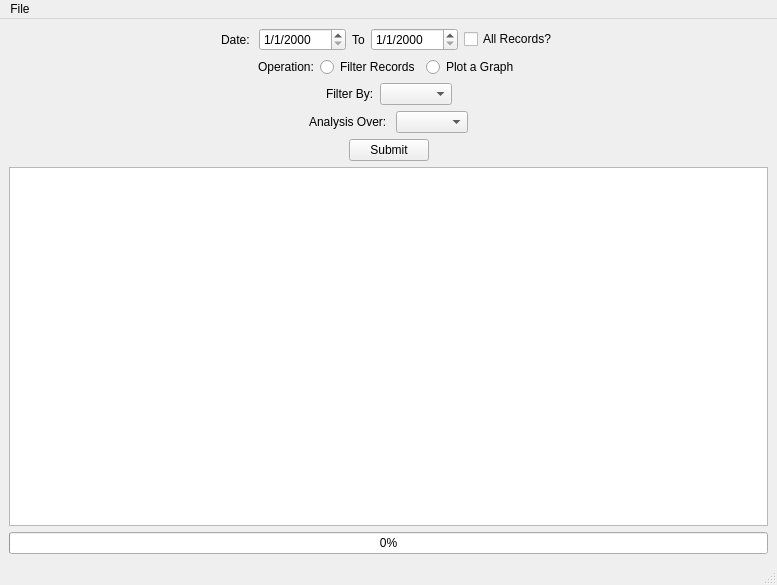
<?xml version="1.0" encoding="UTF-8"?>
<ui version="4.0">
 <class>MainWindow</class>
 <widget class="QMainWindow" name="MainWindow">
  <property name="geometry">
   <rect>
    <x>0</x>
    <y>0</y>
    <width>777</width>
    <height>585</height>
   </rect>
  </property>
  <property name="windowTitle">
   <string>NSWTrafficPenaltyAnalyser</string>
  </property>
  <property name="windowOpacity">
   <double>1.000000000000000</double>
  </property>
  <property name="autoFillBackground">
   <bool>false</bool>
  </property>
  <property name="tabShape">
   <enum>QTabWidget::Triangular</enum>
  </property>
  <widget class="QWidget" name="centralwidget">
   <layout class="QVBoxLayout" name="verticalLayout">
    <item>
     <layout class="QVBoxLayout" name="verticalLayout_2">
      <property name="sizeConstraint">
       <enum>QLayout::SetDefaultConstraint</enum>
      </property>
      <item>
       <layout class="QHBoxLayout" name="horizontalLayout">
        <property name="sizeConstraint">
         <enum>QLayout::SetDefaultConstraint</enum>
        </property>
        <item>
         <spacer name="horizontalSpacer">
          <property name="orientation">
           <enum>Qt::Horizontal</enum>
          </property>
          <property name="sizeHint" stdset="0">
           <size>
            <width>40</width>
            <height>20</height>
           </size>
          </property>
         </spacer>
        </item>
        <item>
         <widget class="QLabel" name="label">
          <property name="text">
           <string>Date: </string>
          </property>
         </widget>
        </item>
        <item alignment="Qt::AlignHCenter">
         <widget class="QDateEdit" name="startDateEdit">
          <property name="displayFormat">
           <string>d/M/yyyy</string>
          </property>
         </widget>
        </item>
        <item alignment="Qt::AlignHCenter">
         <widget class="QLabel" name="label_2">
          <property name="layoutDirection">
           <enum>Qt::LeftToRight</enum>
          </property>
          <property name="text">
           <string>To</string>
          </property>
         </widget>
        </item>
        <item alignment="Qt::AlignHCenter">
         <widget class="QDateEdit" name="endDateEdit">
          <property name="displayFormat">
           <string>d/M/yyyy</string>
          </property>
         </widget>
        </item>
        <item>
         <widget class="QCheckBox" name="allRecordsCB">
          <property name="text">
           <string>All Records?</string>
          </property>
         </widget>
        </item>
        <item>
         <spacer name="horizontalSpacer_2">
          <property name="orientation">
           <enum>Qt::Horizontal</enum>
          </property>
          <property name="sizeHint" stdset="0">
           <size>
            <width>40</width>
            <height>20</height>
           </size>
          </property>
         </spacer>
        </item>
       </layout>
      </item>
      <item>
       <layout class="QHBoxLayout" name="horizontalLayout_8">
        <item>
         <spacer name="horizontalSpacer_9">
          <property name="orientation">
           <enum>Qt::Horizontal</enum>
          </property>
          <property name="sizeHint" stdset="0">
           <size>
            <width>40</width>
            <height>20</height>
           </size>
          </property>
         </spacer>
        </item>
        <item>
         <widget class="QLabel" name="label_5">
          <property name="text">
           <string>Operation:</string>
          </property>
         </widget>
        </item>
        <item>
         <widget class="QRadioButton" name="filterRecord">
          <property name="text">
           <string>Filter Records</string>
          </property>
         </widget>
        </item>
        <item>
         <widget class="QRadioButton" name="plotGraph">
          <property name="text">
           <string>Plot a Graph</string>
          </property>
         </widget>
        </item>
        <item>
         <spacer name="horizontalSpacer_10">
          <property name="orientation">
           <enum>Qt::Horizontal</enum>
          </property>
          <property name="sizeHint" stdset="0">
           <size>
            <width>40</width>
            <height>20</height>
           </size>
          </property>
         </spacer>
        </item>
       </layout>
      </item>
      <item>
       <layout class="QHBoxLayout" name="filterByHL">
        <item>
         <spacer name="horizontalSpacer_3">
          <property name="orientation">
           <enum>Qt::Horizontal</enum>
          </property>
          <property name="sizeHint" stdset="0">
           <size>
            <width>40</width>
            <height>20</height>
           </size>
          </property>
         </spacer>
        </item>
        <item>
         <widget class="QLabel" name="label_3">
          <property name="text">
           <string>Filter By:</string>
          </property>
         </widget>
        </item>
        <item>
         <widget class="QComboBox" name="filterBySpin"/>
        </item>
        <item>
         <spacer name="horizontalSpacer_4">
          <property name="orientation">
           <enum>Qt::Horizontal</enum>
          </property>
          <property name="sizeHint" stdset="0">
           <size>
            <width>40</width>
            <height>20</height>
           </size>
          </property>
         </spacer>
        </item>
       </layout>
      </item>
      <item>
       <layout class="QHBoxLayout" name="analysisOverHL">
        <item>
         <spacer name="horizontalSpacer_5">
          <property name="orientation">
           <enum>Qt::Horizontal</enum>
          </property>
          <property name="sizeHint" stdset="0">
           <size>
            <width>40</width>
            <height>20</height>
           </size>
          </property>
         </spacer>
        </item>
        <item>
         <widget class="QLabel" name="label_4">
          <property name="text">
           <string>Analysis Over: </string>
          </property>
         </widget>
        </item>
        <item>
         <widget class="QComboBox" name="analysisOverSpin"/>
        </item>
        <item>
         <spacer name="horizontalSpacer_6">
          <property name="orientation">
           <enum>Qt::Horizontal</enum>
          </property>
          <property name="sizeHint" stdset="0">
           <size>
            <width>40</width>
            <height>20</height>
           </size>
          </property>
         </spacer>
        </item>
       </layout>
      </item>
      <item>
       <layout class="QHBoxLayout" name="horizontalLayout_5">
        <item>
         <spacer name="horizontalSpacer_7">
          <property name="orientation">
           <enum>Qt::Horizontal</enum>
          </property>
          <property name="sizeHint" stdset="0">
           <size>
            <width>40</width>
            <height>20</height>
           </size>
          </property>
         </spacer>
        </item>
        <item>
         <widget class="QPushButton" name="submitBtn">
          <property name="text">
           <string>Submit</string>
          </property>
         </widget>
        </item>
        <item>
         <spacer name="horizontalSpacer_8">
          <property name="orientation">
           <enum>Qt::Horizontal</enum>
          </property>
          <property name="sizeHint" stdset="0">
           <size>
            <width>40</width>
            <height>20</height>
           </size>
          </property>
         </spacer>
        </item>
       </layout>
      </item>
     </layout>
    </item>
    <item>
     <widget class="QTableView" name="table">
      <property name="showGrid">
       <bool>true</bool>
      </property>
      <property name="cornerButtonEnabled">
       <bool>true</bool>
      </property>
     </widget>
    </item>
    <item>
     <widget class="QProgressBar" name="progressBar">
      <property name="value">
       <number>0</number>
      </property>
     </widget>
    </item>
   </layout>
  </widget>
  <widget class="QMenuBar" name="menubar">
   <property name="geometry">
    <rect>
     <x>0</x>
     <y>0</y>
     <width>777</width>
     <height>21</height>
    </rect>
   </property>
   <widget class="QMenu" name="menuFile">
    <property name="title">
     <string>File</string>
    </property>
    <addaction name="file_register"/>
    <addaction name="addAccount"/>
   </widget>
   <addaction name="menuFile"/>
  </widget>
  <widget class="QStatusBar" name="statusbar"/>
  <action name="file_register">
   <property name="text">
    <string>Register Software...</string>
   </property>
  </action>
  <action name="addAccount">
   <property name="text">
    <string>Add Account</string>
   </property>
  </action>
 </widget>
 <resources/>
 <connections/>
</ui>
